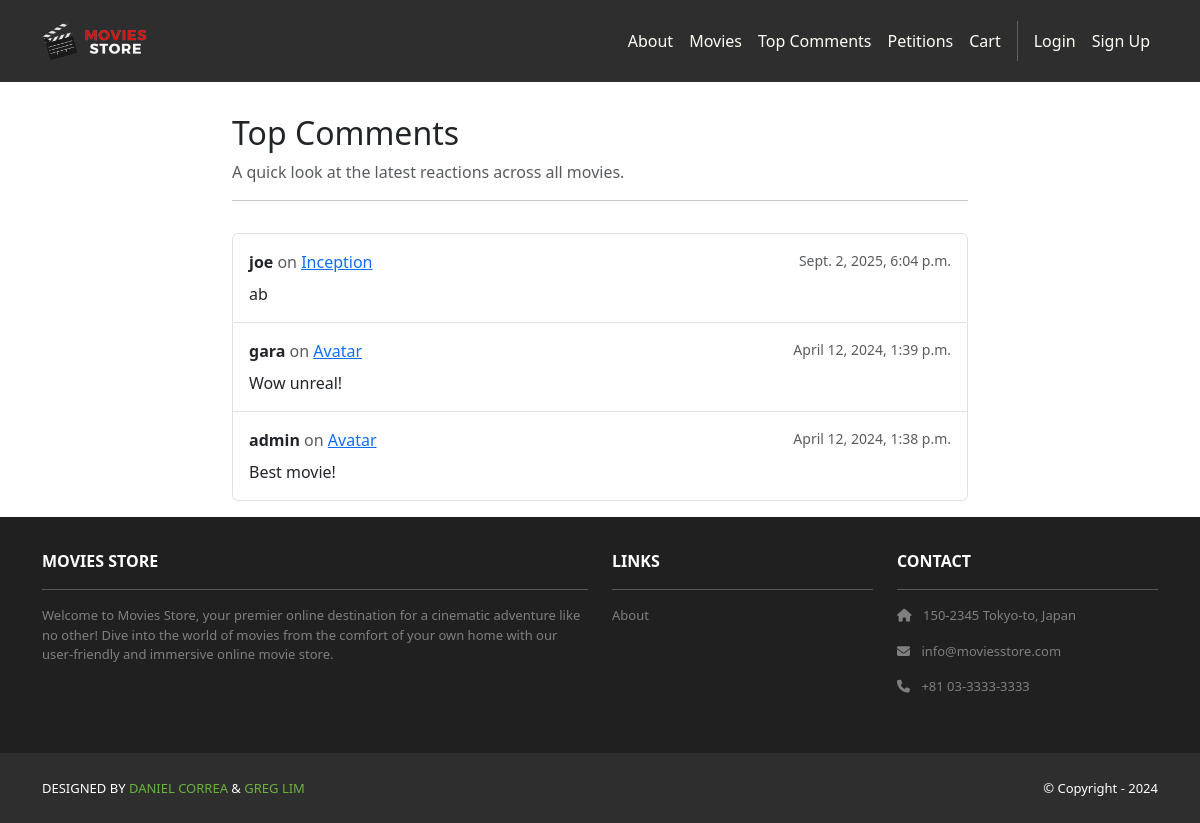
Screenshot of /movies/top-comments/ with the database file from the repository.
### movies/models.py (models this page shows, shortened)
class Review(models.Model):
    id = models.AutoField(primary_key=True)
    comment = models.CharField(max_length=255)
    date = models.DateTimeField(auto_now_add=True)
    movie = models.ForeignKey(Movie, on_delete=models.CASCADE)
    user = models.ForeignKey(User, on_delete=models.CASCADE)

class Movie(models.Model):
    id = models.AutoField(primary_key=True)
    name = models.CharField(max_length=255)
    price = models.IntegerField()
    description = models.TextField()
    image = models.ImageField(upload_to='movie_images/')

### movies/views.py (the view)
# urls.py: path('top-comments/', views.top_comments, name='movies.top_comments'),
def top_comments(request):
    top_reviews = Review.objects.select_related('movie', 'user').order_by('-date')
    template_data = {}
    template_data['title'] = 'Top Comments'
    template_data['top_reviews'] = top_reviews
    return render(request, 'movies/top_comments.html', {'template_data': template_data})

### movies/templates/movies/top_comments.html
{% extends 'base.html' %}
{% block content %}
<div class="p-3">
  <div class="container">
    <div class="row mt-3">
      <div class="col-lg-8 mx-auto mb-3">
        <h2>Top Comments</h2>
        <p class="text-muted">A quick look at the latest reactions across all movies.</p>
        <hr />
      </div>
    </div>
    {% if template_data.top_reviews %}
    <div class="row">
      <div class="col-lg-8 mx-auto">
        <ul class="list-group">
          {% for review in template_data.top_reviews %}
          <li class="list-group-item pb-3 pt-3">
            <div class="d-flex justify-content-between flex-wrap gap-2">
              <div>
                <strong>{{ review.user.username }}</strong>
                <span class="text-muted">on</span>
                <a href="{% url 'movies.show' id=review.movie.id %}">{{ review.movie.name }}</a>
              </div>
              <small class="text-muted">{{ review.date }}</small>
            </div>
            <p class="mb-0 mt-2">{{ review.comment }}</p>
          </li>
          {% endfor %}
        </ul>
      </div>
    </div>
    {% else %}
    <div class="row">
      <div class="col-lg-8 mx-auto">
        <div class="alert alert-info mb-0">No comments have been posted yet.</div>
      </div>
    </div>
    {% endif %}
  </div>
</div>
{% endblock content %}

### rows the page displays
Review: user.username "joe", movie.name "Inception", date "Sept. 2, 2025, 6:04 p.m.", comment "ab"
Review: user.username "gara", movie.name "Avatar", date "April 12, 2024, 1:39 p.m.", comment "Wow unreal!"
Review: user.username "admin", movie.name "Avatar", date "April 12, 2024, 1:38 p.m.", comment "Best movie!"
